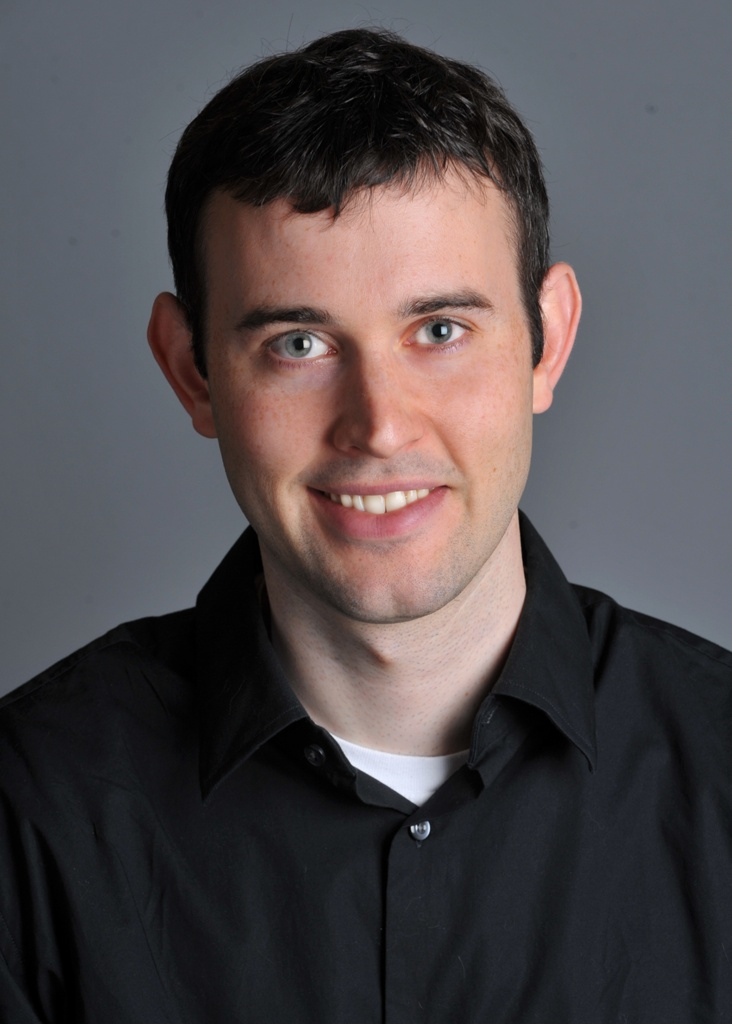
#> input picture data/DerekPicture_raw.jpg, 732 x 1024 px
$ jupyter execute --allow-errors 2.2_main.ipynb   (text cells are left out)
#> lines starting #> are read from the running program, lines starting #| are printed output that depends on the picture; long printed decimals are rounded; pictures that were not available may be replaced by others from this repository, and a replacement may not be noted
[cell 1]
import math
import numpy as np
import matplotlib.pyplot as plt
import skimage.transform as sktr
from skimage.color import rgb2gray, rgba2rgb
from scipy import signal
import cv2
import skimage.io as skio
import scipy


def get_points(im1, im2):
    p3 = (290, 325)
    p4 = (433, 325)
    p1 = (604, 286)
    p2 = (740, 369)
    return (p1, p2, p3, p4)

def recenter(im, r, c):
    R, C, _ = im.shape
    rpad = (int) (np.abs(2*r+1 - R))
    cpad = (int) (np.abs(2*c+1 - C))
    return np.pad(
        im, [(0 if r > (R-1)/2 else rpad, 0 if r < (R-1)/2 else rpad),
             (0 if c > (C-1)/2 else cpad, 0 if c < (C-1)/2 else cpad),
             (0, 0)], 'constant')

def find_centers(p1, p2):
    cx = np.round(np.mean([p1[0], p2[0]]))
    cy = np.round(np.mean([p1[1], p2[1]]))
    return cx, cy

def align_image_centers(im1, im2, pts):
    p1, p2, p3, p4 = pts
    h1, w1, b1 = im1.shape
    h2, w2, b2 = im2.shape

    cx1, cy1 = find_centers(p1, p2)
    cx2, cy2 = find_centers(p3, p4)

    im1 = recenter(im1, cy1, cx1)
    im2 = recenter(im2, cy2, cx2)
    return im1, im2

def rescale_images(im1, im2, pts):
    p1, p2, p3, p4 = pts
    len1 = np.sqrt((p2[1] - p1[1])**2 + (p2[0] - p1[0])**2)
    len2 = np.sqrt((p4[1] - p3[1])**2 + (p4[0] - p3[0])**2)
    dscale = len2/len1
    print(dscale)
    if dscale < 1:
        im1 = sktr.rescale(im1, dscale)
    else:
        im2 = sktr.rescale(im2, 1.0 / dscale)
    print(im1.shape)
    return im1, im2

def rotate_im1(im1, im2, pts):
    p1, p2, p3, p4 = pts
    theta1 = math.atan2(-(p2[1] - p1[1]), (p2[0] - p1[0]))
    theta2 = math.atan2(-(p4[1] - p3[1]), (p4[0] - p3[0]))
    dtheta = theta2 - theta1
    im1 = sktr.rotate(im1, dtheta*180/np.pi)
    return im1, dtheta

def match_img_size(im1, im2):
    # Make images the same size
    h1, w1, c1 = im1.shape
    h2, w2, c2 = im2.shape
    if h1 < h2:
        im2 = im2[int(np.floor((h2-h1)/2.)) : -int(np.ceil((h2-h1)/2.)), :, :]
    elif h1 > h2:
        im1 = im1[int(np.floor((h1-h2)/2.)) : -int(np.ceil((h1-h2)/2.)), :, :]
    if w1 < w2:
        im2 = im2[:, int(np.floor((w2-w1)/2.)) : -int(np.ceil((w2-w1)/2.)), :]
    elif w1 > w2:
        im1 = im1[:, int(np.floor((w1-w2)/2.)) : -int(np.ceil((w1-w2)/2.)), :]
    assert im1.shape == im2.shape
    return im1, im2

def align_images(im1, im2):
    pts = get_points(im1, im2)
    im1, im2 = align_image_centers(im1, im2, pts)
    im1, im2 = rescale_images(im1, im2, pts)
    im1, angle = rotate_im1(im1, im2, pts)
    im1, im2 = match_img_size(im1, im2)
    return im1, im2


if __name__ == "__main__":
    # 1. load the image
    # 2. align the two images by calling align_images
    # Now you are ready to write your own code for creating hybrid images!
    pass

[cell 2]
# First load images

# high sf
im1 = plt.imread('data/DerekPicture_raw.jpg')/255.

# low sf
im2 = plt.imread('data/nutmeg_raw.jpg')/255
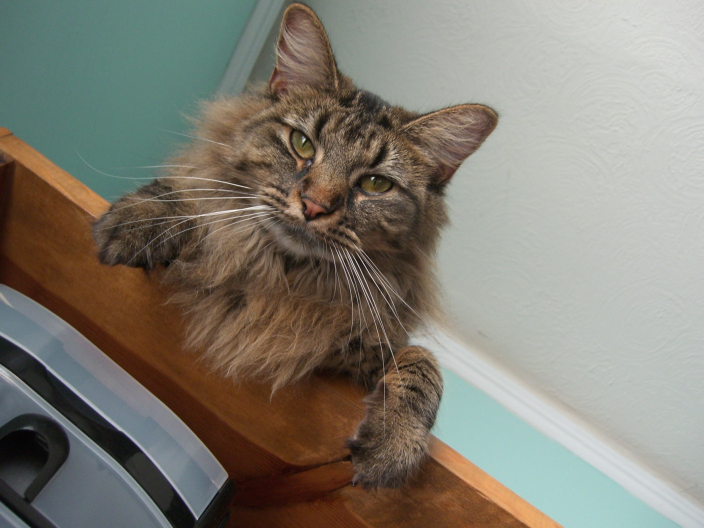
#> input picture data/nutmeg_raw.jpg, 1408 x 1056 px (shown at 1/2 size)

#im1 = rgb2gray(im1).reshape((im1.shape[0], im1.shape[1], 1))
#im2 = rgb2gray(im2).reshape((im2.shape[0], im2.shape[1], 1))

# Next align images (this code is provided, but may be improved)
im1_aligned, im2_aligned = align_images(im2, im1)
#> in align_images, `pts = get_points(im1, im2)`: pts = ((604, 286), (740, 369), (290, 325), (433, 325))
#> in align_image_centers, `p1, p2, p3, p4 = pts`: p1 = (604, 286); p2 = (740, 369); p3 = (290, 325); p4 = (433, 325)
#> in find_centers, `cx = np.round(np.mean([p1[0], p2[0]]))`: cx = 672
#> in find_centers, `cy = np.round(np.mean([p1[1], p2[1]]))`: cy = 328
#> in align_image_centers, `cx1, cy1 = find_centers(p1, p2)`: cx1 = 672; cy1 = 328
#> in align_image_centers, `cx2, cy2 = find_centers(p3, p4)`: cx2 = 362; cy2 = 325
#> in recenter, `rpad = (int) (np.abs(2*r+1 - R))`: rpad = 399
#> in recenter, `cpad = (int) (np.abs(2*c+1 - C))`: cpad = 63
#> in rescale_images, `p1, p2, p3, p4 = pts`: p1 = (604, 286); p2 = (740, 369); p3 = (290, 325); p4 = (433, 325)
#> in rescale_images, `len1 = np.sqrt((p2[1] - p1[1])**2 + (p2[0] - p1[0])**2)`: len1 = 159.3
#> in rescale_images, `len2 = np.sqrt((p4[1] - p3[1])**2 + (p4[0] - p3[0])**2)`: len2 = 143
#> in rescale_images, `dscale = len2/len1`: dscale = 0.898
#| 0.8975
#| (1306, 1320, 3)
#> in rotate_im1, `p1, p2, p3, p4 = pts`: p1 = (604, 286); p2 = (740, 369); p3 = (290, 325); p4 = (433, 325)
#> in rotate_im1, `theta1 = math.atan2(-(p2[1] - p1[1]), (p2[0] - p1[0]))`: theta1 = -0.548
#> in rotate_im1, `theta2 = math.atan2(-(p4[1] - p3[1]), (p4[0] - p3[0]))`: theta2 = 0
#> in rotate_im1, `dtheta = theta2 - theta1`: dtheta = 0.548
#> in rotate_im1, `im1 = sktr.rotate(im1, dtheta*180/np.pi)`:
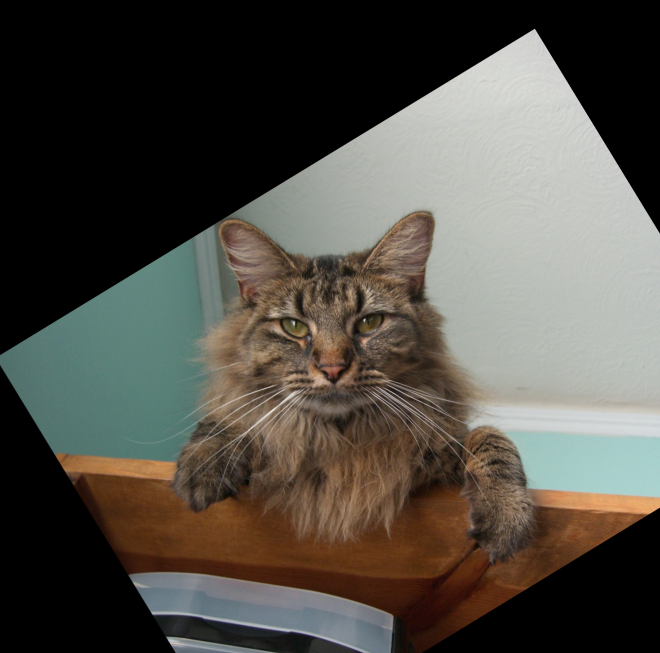
#> im1: shape (1306, 1320, 3) float64 (shown at 1/2 size); mean of channels 0, 1, 2 0.318, 0.304, 0.276; drawn as R, G, B

#temp = im1_aligned + im2_aligned
#temp = temp.reshape((temp.shape[0], temp.shape[1]))
#skio.imshow(temp)
## You will provide the code below. Sigma1 and sigma2 are arbitrary
## cutoff values for the high and low frequencies

def hybrid_image(im1, im2, sigma1, sigma2):
    # [6 lines of commented-out code are left out]
    gaussian_im1 = scipy.ndimage.gaussian_filter(im1, sigma1)
    gaussian_im2 = scipy.ndimage.gaussian_filter(im2, sigma2)
    skio.imshow(gaussian_im2)
    high_im2 = im2 - gaussian_im2
    #hybrid_img = high_im2 * 0.6  + gaussian_im1 * 0.4
    return gaussian_im1, high_im2

sigma1 = 5
sigma2 = 20
hybrid_low, hybrid_high = hybrid_image(im2_aligned, im1_aligned, sigma1, sigma2)
hybrid = hybrid_high * 0.5  + hybrid_low * 0.5
#im_out = rgb2gray(hybrid)
#> (the rest of this cell did not finish here and is left out)

[cell 3]
a = rgb2gray(hybrid_low)
b = cv2.merge([a,a,a])
hybrid = hybrid_high * 0.6  + b * 0.4
#skio.imsave("output/hybrid2.jpg", hybrid)
c = rgb2gray(hybrid_high)
d = cv2.merge([c,c,c])
hybrid = d * 0.6  + hybrid_low * 0.4
#skio.imsave("output/hybrid3.jpg", hybrid)

[cell 4]
skio.imshow(hybrid_low)

[cell 5]
skio.imshow(im1_aligned)

[cell 6]
plt.imshow(np.log(np.abs(np.fft.fftshift(np.fft.fft2(rgb2gray(im1_aligned))))))

[cell 7]
plt.imshow(a)

[cell 8]
plt.imshow(im1)

[cell 9]
plt.imshow(im2)

[cell 10]
im1 = plt.imread('sh_raw.jpg')/255
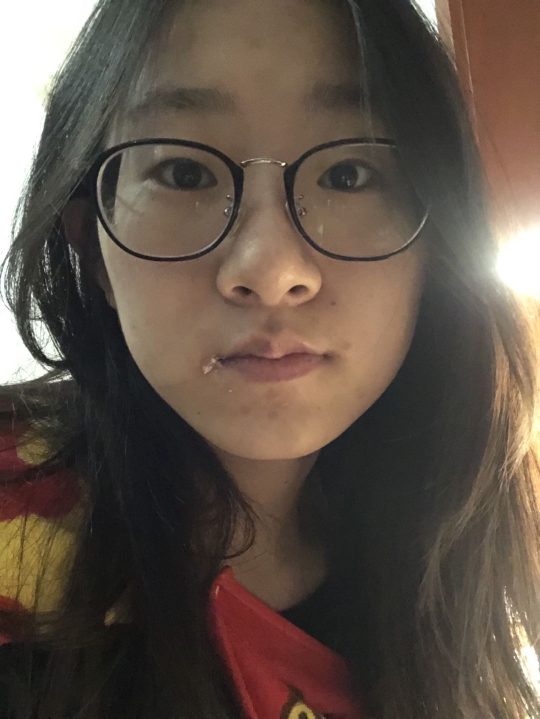
#> input picture data/sh_raw.jpg, 1080 x 1437 px, found by its file name (shown at 1/2 size)
#> im1: shape (1437, 1080, 3) float64
im1 = im1[:,:, :3]
# low sf
im2 = plt.imread('sy_raw.jpg')/255
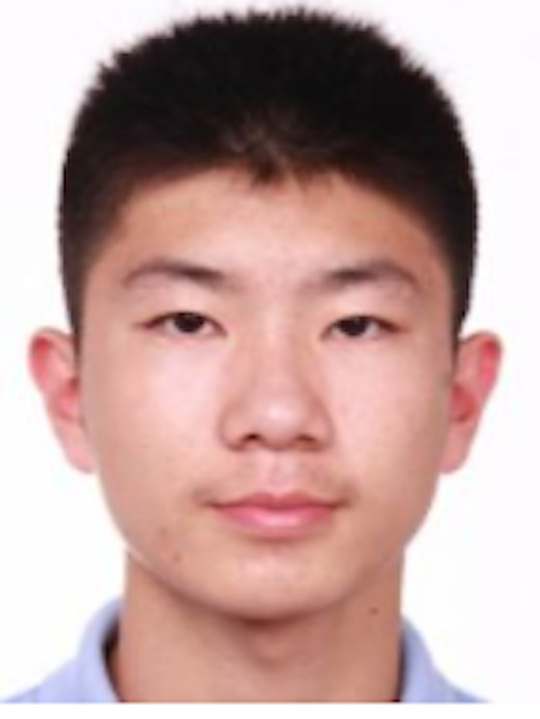
#> input picture data/sy_raw.png, 1080 x 1437 px, given in place of sy_raw.jpg, which was not available (shown at 1/2 size)
#> im2: shape (1437, 1080, 4) float32
im2 = im2[:,:, :3]
#> im2: shape (1437, 1080, 3) float32

def get_points(im1, im2):
    p3 = (520, 830)
    p4 = (879, 840)
    p1 = (368, 324)
    p2 = (684, 337)
    return (p1, p2, p3, p4)

def align_images(im1, im2):
    pts = get_points(im1, im2)
    im1, im2 = align_image_centers(im1, im2, pts)
    #im1, im2 = rescale_images(im1, im2, pts)
    im1, angle = rotate_im1(im1, im2, pts)
    im1, im2 = match_img_size(im1, im2)
    return im1, im2

# Next align images (this code is provided, but may be improved)
im1_aligned, im2_aligned = align_images(im1, im2)
#> in align_images, `pts = get_points(im1, im2)`: pts = ((368, 324), (684, 337), (520, 830), (879, 840))
#> call 4 of recenter, with r = 835, c = 700
#> in recenter (call 4), `rpad = (int) (np.abs(2*r+1 - R))`: rpad = 234
#> in recenter (call 4), `cpad = (int) (np.abs(2*c+1 - C))`: cpad = 321
#> in recenter (call 4), `return np.pad( im, [(0 if r > (R-1)/2 else rpad, 0 if r < (R-1)/2 else..`:
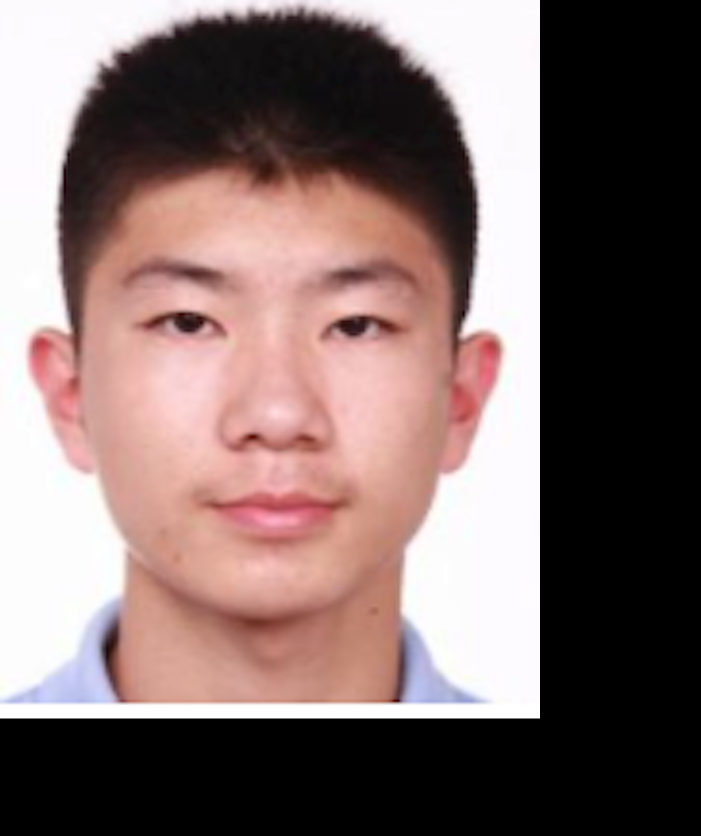
#> returned value: shape (1671, 1401, 3) float32 (shown at 1/2 size); mean of channels 0, 1, 2 0.00198, 0.00167, 0.00164; drawn with min black and max white
#> in align_images, `im1, angle = rotate_im1(im1, im2, pts)`: angle = 0.0133

sigma1 = 5
sigma2 = 20
hybrid_low, hybrid_high = hybrid_image(im2_aligned, im1_aligned, sigma1, sigma2)
hybrid = hybrid_high * 0.67  + hybrid_low * 0.33
#> hybrid: shape (1671, 1107, 3) float64
im_out = rgb2gray(hybrid)
skio.imshow(im_out, cmap="gray")
#skio.imsave("output/sh_sy.jpg", hybrid)

[cell 11]
im1 = plt.imread('somebody.jpg')/255
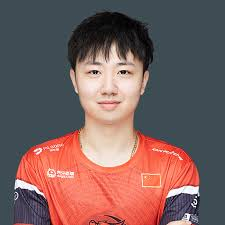
#> input picture data/somebody.jpg, 225 x 225 px, found by its file name
#> im1: shape (225, 225, 3) float64
im1 = im1[:,:, :3]
# low sf
im2 = plt.imread('niko.jpg')/255
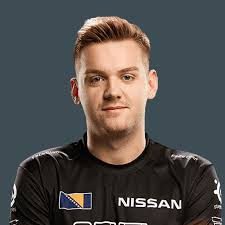
#> input picture data/niko.jpg, 225 x 225 px, found by its file name
#> im2: shape (225, 225, 3) float64
im2 = im2[:,:, :3]

def get_points(im1, im2):
    p3 = (94, 79)
    p4 = (124, 78)
    p1 = (94, 70)
    p2 = (122, 70)
    return (p1, p2, p3, p4)

def align_images(im1, im2):
    pts = get_points(im1, im2)
    im1, im2 = align_image_centers(im1, im2, pts)
    #im1, im2 = rescale_images(im1, im2, pts)
    im1, angle = rotate_im1(im1, im2, pts)
    im1, im2 = match_img_size(im1, im2)
    return im1, im2

# Next align images (this code is provided, but may be improved)
im1_aligned, im2_aligned = align_images(im1, im2)
#> in align_images, `pts = get_points(im1, im2)`: pts = ((94, 70), (122, 70), (94, 79), (124, 78))
#> in recenter (call 6), `rpad = (int) (np.abs(2*r+1 - R))`: rpad = 68
#> in recenter (call 6), `cpad = (int) (np.abs(2*c+1 - C))`: cpad = 6
#> in recenter (call 6), `return np.pad( im, [(0 if r > (R-1)/2 else rpad, 0 if r < (R-1)/2 else..`:
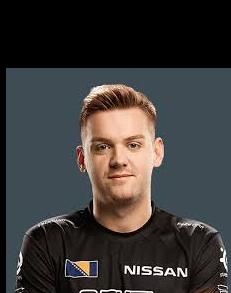
#> returned value: shape (293, 231, 3) float64; mean of channels 0, 1, 2 0.235, 0.227, 0.223; drawn as R, G, B
#> call 3 of rotate_im1, with pts = ((94, 70), (122, 70), (94, 79), (124, 78))
#> in rotate_im1 (call 3), `p1, p2, p3, p4 = pts`: p1 = (94, 70); p2 = (122, 70); p3 = (94, 79); p4 = (124, 78)
#> in rotate_im1 (call 3), `theta1 = math.atan2(-(p2[1] - p1[1]), (p2[0] - p1[0]))`: theta1 = 0
#> in rotate_im1 (call 3), `theta2 = math.atan2(-(p4[1] - p3[1]), (p4[0] - p3[0]))`: theta2 = 0.0333
#> in rotate_im1 (call 3), `im1 = sktr.rotate(im1, dtheta*180/np.pi)`:
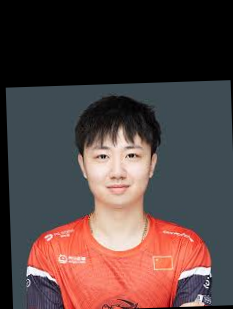
#> im1: shape (309, 233, 3) float64; mean of channels 0, 1, 2 0.334, 0.26, 0.255; drawn as R, G, B

sigma1 = 5
sigma2 = 20
hybrid_low, hybrid_high = hybrid_image(im2_aligned, im1_aligned, sigma1, sigma2)
#> call 3 of hybrid_image, with sigma1 = 5, sigma2 = 20
#> in hybrid_image (call 3), `gaussian_im2 = scipy.ndimage.gaussian_filter(im2, sigma2)`:
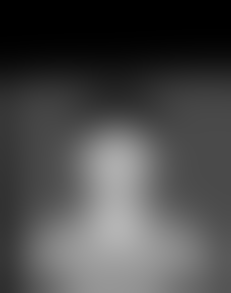
#> gaussian_im2: shape (293, 231, 3) float64; mean of channels 0, 1, 2 0.291, 0.291, 0.291; drawn as R, G, B
hybrid = hybrid_high * 0.2  + hybrid_low * 0.8
im_out = rgb2gray(hybrid)
skio.imshow(im_out, cmap="gray")
#skio.imsave("output/somebody_niko.jpg", hybrid)

[cell 12]
plt.imshow(np.log(np.abs(np.fft.fftshift(np.fft.fft2(rgb2gray(im1_aligned))))))
#plt.savefig("output/somebody_fft.png")

[cell 13]
plt.imshow(np.log(np.abs(np.fft.fftshift(np.fft.fft2(rgb2gray(im2_aligned))))))
#plt.savefig("output/niko_fft.png")

[cell 14]
plt.imshow(np.log(np.abs(np.fft.fftshift(np.fft.fft2(rgb2gray(hybrid_high))))))
#plt.savefig("output/somebody_high_fft.png")

[cell 15]
plt.imshow(np.log(np.abs(np.fft.fftshift(np.fft.fft2(rgb2gray(hybrid_low))))))
#plt.savefig("output/niko_low_fft.png")

[cell 16]
plt.imshow(np.log(np.abs(np.fft.fftshift(np.fft.fft2(rgb2gray(hybrid))))))
#plt.savefig("output/someniko_fft.png")

[cell 17]
skio.imshow(im2)

#> (a cell that did not finish here is left out)

[cell 19]
# [26 lines left out: function pyramids, not called in this run]

#> (a cell that did not finish here is left out)

[cell 21]
def pyramids(im, n):
    # Gaussian Pyramids
    sigma = 1
    fig1 = plt.figure()
    for i in range(n):
        fig1.add_subplot(2, 3, i + 1)
        gaussian_img = scipy.ndimage.filters.gaussian_filter(im, sigma)
        #skio.imsave("output/someniko_gaussian_"+str(i)+".jpg", gaussian_img)
        plt.imshow(gaussian_img, cmap="gray")
        sigma *= 2
    plt.show()

    # Laplacian Pyramid
    fig2 = plt.figure()
    sigma = 1
    fig2.add_subplot(2, 3, 1)
    laplacian_img = im - scipy.ndimage.filters.gaussian_filter(im, sigma)
    #skio.imsave("output/someniko_laplacian_"+str(0)+".jpg", laplacian_img)
    plt.imshow(laplacian_img, cmap="gray")
    for i in range(n-1):
        fig2.add_subplot(2, 3, i + 2)
        laplacian_img = scipy.ndimage.filters.gaussian_filter(im, sigma) - scipy.ndimage.filters.gaussian_filter(im, sigma * 2)
        #skio.imsave("output/someniko_laplacian_"+str(i+1)+".jpg", laplacian_img)
        plt.imshow(laplacian_img, cmap="gray")
        sigma *= 2
    plt.show()

[cell 22]
pyramids(hybrid, 5)
#> in pyramids, `sigma = 1`: sigma = 1
#> the loop in pyramids, `for i in range(n):` made 5 passes
#> sigma on passes 1 to 5: 2, 4, 8, 16, 32
#> after the loop in pyramids, `for i in range(n):`: sigma = 32
#> after the loop in pyramids, `for i in range(n-1):`: sigma = 16

[cell 23]
# [24 lines left out: function pyramids2, not called in this run]

#> (a cell that did not finish here is left out)

[cell 25]
ls_r = []
#> ls_r = []
#> (the rest of this cell did not finish here and is left out)
